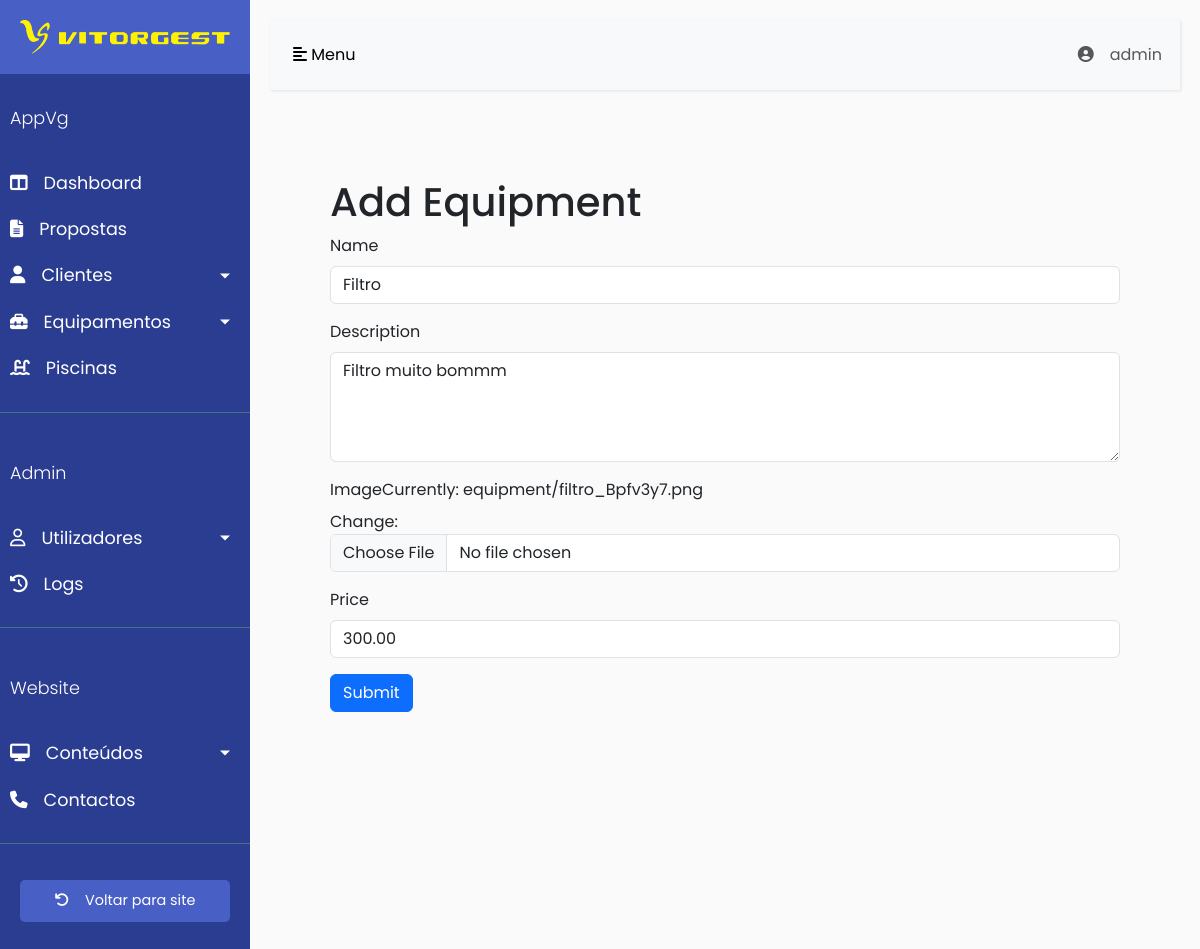
/backoffice/equipments/1/edit (signed in), run on the app's committed database.
### backoffice/models/user.py (models this page shows)
class User(AbstractUser):
    class Role(models.TextChoices):
        ADMIN = "ADMIN", 'Admin'
        OFFICE = "OFFICE", 'Escritório'
        TECHNICIAN = "TECHNICIAN", 'Técnico'
    role = models.CharField(max_length=100, choices=Role.choices)
    phone_number = models.CharField(max_length=20, blank=True)

### backoffice/models/equipment.py (models this page shows, shortened)
class Equipment(models.Model):
    name = models.CharField(max_length=100)
    description = models.TextField()
    image = models.ImageField(upload_to='equipment/')
    price = models.DecimalField(max_digits=10, decimal_places=2)

### backoffice/views/equipment_views.py (the view)
# urls.py: path('equipments/<int:equipment_id>/edit', login_required(equipment_views.edit_equipment), name='edit_equipment'),
def edit_equipment(request, equipment_id):
    equipment = get_object_or_404(Equipment, id=equipment_id)
    if request.method == 'POST':
        form = EquipmentForm(request.POST, request.FILES, instance=equipment)
        if form.is_valid():
            form.save()
            return redirect('equipments')
    else:
        form = EquipmentForm(instance=equipment)
    return render(request, 'equipment/edit_equipment.html', {'form': form})

### backoffice/forms.py
class EquipmentForm(forms.ModelForm):
    class Meta:
        model = Equipment
        fields = ['name', 'description', 'image', 'price']
        widgets = {
            'description': forms.Textarea(attrs={'rows': 4}),
        }

### backoffice/templates/equipment/edit_equipment.html (shortened to what this page needs)
{% extends 'base.html' %}
{% load bootstrap5 %}
{% block content %}
    <div class="container">
        <h1>Add Equipment</h1>
        <form method="POST" enctype="multipart/form-data">
            {% bootstrap_form form %}
            <button type="submit" class="btn btn-primary">Submit</button>
        </form>
    </div>
{% endblock %}

### backoffice/templates/base.html (shortened to what this page needs)
<!DOCTYPE html>
<html lang="en">
<head>
    {% load bootstrap5 %}
    {% bootstrap_css %}
    {% load static %}
    {% include 'styles.html' %}
<link href="{% static 'django_select2/django_select2.css' %}" rel="stylesheet">
</head>
<body>
<div class="wrapper">
    <nav id="sidebar">
        <div class="sidebar-header">
            <img src="{% static 'img/site-banner.png' %}" style="max-width: 100%; height: auto;">
        </div>
        <ul class="list-unstyled components">
            <p>AppVg</p>
            <li>
                <a href="{% url 'dashboard' %}"><i class="fas fa-columns icon-text"></i>Dashboard</a>
            </li>
            <li>
                <a href="{% url 'quotations' %}"><i class="fas fa-file-alt icon-text"></i>Propostas</a>
            </li>
            <li>
                <a href="#clientsSubmenu" data-toggle="collapse" aria-expanded="false"
                   class="dropdown-toggle"><i class="fas fa-user icon-text"></i>Clientes</a>
            </li>
            <li>
                <a href="#equipmentsSubmenu" data-toggle="collapse" aria-expanded="false" class="dropdown-toggle"><i
                        class="fas fa-toolbox icon-text"></i>Equipamentos</a>
            </li>
            <li>
                <a href="{% url 'pools' %}"><i class="fas fa-swimming-pool icon-text"></i>Piscinas</a>
            </li>
        </ul>
        <ul class="list-unstyled components">
            <p>Admin</p>
            <li>
                <a href="#usersSubmenu" data-toggle="collapse" aria-expanded="false"
                   class="dropdown-toggle"><i class="far fa-user icon-text"></i>Utilizadores</a>
            </li>
            <li>
                <a href="#"><i class="fas fa-history icon-text"></i>Logs</a>
            </li>
        </ul>
        <ul class="list-unstyled components">
            <p>Website</p>
            <li>
                <a href="#contentSubmenu" data-toggle="collapse" aria-expanded="false"
                   class="dropdown-toggle"><i class="fas fa-desktop icon-text"></i>Conteúdos</a>
            </li>
            <li>
                <a href="#"><i class="fas fa-phone icon-text"></i>Contactos</a>
            </li>
        </ul>
        <ul class="list-unstyled CTAs">
            <li>
                <a href="{% url 'index' %}" class="article"><i class="fas fa-undo icon-text"></i>Voltar para site</a>
            </li>
        </ul>
    </nav>
    <div id="content">
        <nav class="navbar navbar-expand-lg navbar-light bg-light pr-4">
            <div class="collapse navbar-collapse" id="navbarNavDropdown">
                <button type="button" id="sidebarCollapse" class="btn btn-light">
                    <i class="fas fa-align-left"></i>
                    <span>Menu</span>
                </button>
                <ul class="navbar-nav ms-auto">
                    <li class="nav-item dropdown">
                        <a class="nav-link" href="#" id="navbarDropdownMenuLink" role="button"
                           data-toggle="dropdown" aria-haspopup="true" aria-expanded="false">
                            <i class="fas fa-user-circle icon-text"></i>{{ user.username }}
                        </a>
                    </li>
                </ul>
            </div>
        </nav>
        <div class="p-5">
            {% block content %}
            {% endblock %}
        </div>
    </div>
</div>
</body>
</html>

### backoffice/static/css/sidebar.css (style rules this page uses)
body { font-family: 'Poppins', sans-serif; background: #fafafa; }
p { font-family: 'Poppins', sans-serif; font-size: 1.1em; font-weight: 300; line-height: 1.7em; color: #999; }
a, a:hover, a:focus { color: inherit; text-decoration: none; transition: all 0.3s; }
.navbar { padding: 15px 10px; background: #fff; border: none; border-radius: 0; margin-bottom: 40px; box-shadow: 1px 1px 3px rgba(0, 0, 0, 0.1); }
.wrapper { display: flex; width: 100%; align-items: stretch; }
#sidebar { min-width: 250px; max-width: 250px; background: #2a3d91; color: #fff; transition: all 0.3s; }
#sidebar .sidebar-header { padding: 20px; background: #485fc5; }
#sidebar ul.components { padding: 20px 0; border-bottom: 1px solid #47748b; }
#sidebar ul p { color: #fff; padding: 10px; }
#sidebar ul li a { padding: 10px; font-size: 1.1em; display: block; }
a[data-toggle="collapse"] { position: relative; }
.dropdown-toggle::after { display: block; position: absolute; top: 50%; right: 20px; transform: translateY(-50%); }
ul.CTAs { padding: 20px; }
ul.CTAs a { text-align: center; font-size: 0.9em !important; display: block; border-radius: 5px; margin-bottom: 5px; }
a.article, a.article:hover { background: #485fc5 !important; color: #fff !important; }
#content { width: 100%; padding: 20px; min-height: 100vh; transition: all 0.3s; }
.icon-text { margin-right: 16px; }

### data on the page
User: username "admin"
Equipment: name "Filtro", description "Filtro muito bommm", price "300.00"
